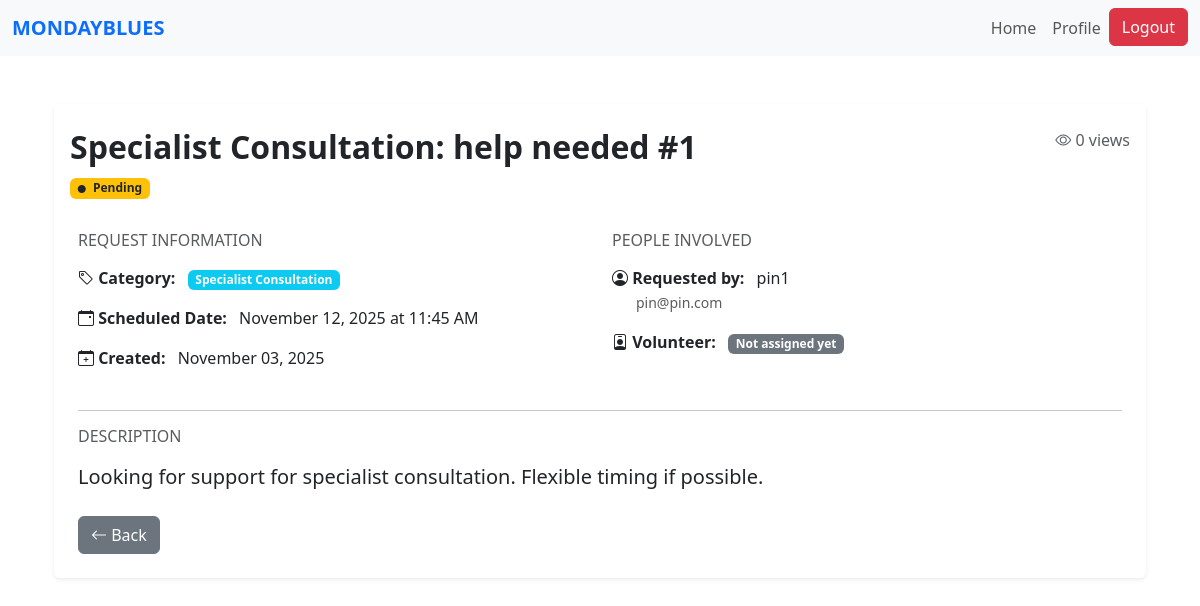
Page /request/2 (signed in) on the committed database.
### website/models.py (models this page shows)
class Request(db.Model):
    id = db.Column(db.Integer, primary_key=True)
    title = db.Column(db.String(150), nullable=False)
    description = db.Column(db.Text, nullable=False)
    category_id = db.Column(db.Integer, db.ForeignKey('category.id'), nullable=False)
    category = db.relationship('Category', backref='requests')
    status = db.Column(db.String(20), default='Pending')  # Pending, Accepted, Completed
    scheduled_datetime = db.Column(db.DateTime, nullable=False)
    view_count = db.Column(db.Integer, default=0)
    date_created = db.Column(db.DateTime, default=datetime.utcnow)
    user_id = db.Column(db.Integer, db.ForeignKey('user.id'), nullable=False)
    volunteer_id = db.Column(db.Integer, db.ForeignKey('volunteer.id'), nullable=True)
    csr_id = db.Column(db.Integer, db.ForeignKey("csr.user_id"), nullable=True)
    user = db.relationship('User', backref=db.backref('requests', lazy=True, cascade='all, delete-orphan'), lazy=True)
    volunteer = db.relationship('Volunteer', backref=db.backref('assigned_requests', lazy=True), lazy=True)

class Category(db.Model):
    id = db.Column(db.Integer, primary_key=True)
    name = db.Column(db.String(100), unique=True, nullable=False)
    description = db.Column(db.String(250))
    date_created = db.Column(db.DateTime, default=datetime.utcnow)

class User(db.Model, UserMixin):
    id = db.Column(db.Integer, primary_key=True)
    name = db.Column(db.String(150))
    email = db.Column(db.String(150), unique=True)
    password = db.Column(db.String(150))
    date_created = db.Column(db.DateTime(timezone=True), default=func.now())
    role = db.Column(db.String(50), default='PIN')
    status = db.Column(db.String(20), default='Pending')  # Pending, Approved, Suspended
    """    total_rating = db.Column(db.Float, default=0)
    num_ratings = db.Column(db.Integer, default=0)

    def update_rating(self, new_rating: float):
        #Update overall CSR rating with a new rating value.
        if self.num_ratings == 0:
            self.total_rating = new_rating
        else:
            self.total_rating = ((self.total_rating * self.num_ratings) + new_rating) / (self.num_ratings + 1)
        self.num_ratings += 1"""

### website/views.py (the view)
@views.route('/request/<int:id>')
@login_required
def view_request(id):
    req = Request.query.get_or_404(id)
    if req.user_id != current_user.id:
        req.view_count += 1
        db.session.commit()
    owner = User.query.get(req.user_id)
    return render_template('view_req.html', req=req, owner=owner)

### website/templates/view_req.html (shortened to what this page needs)
{% extends "base.html" %}
{% block content %}
<div class="container my-5">
    <div class="card shadow-sm border-0">
        <div class="card-header bg-white border-0 pt-4">
            <div class="d-flex justify-content-between align-items-start">
                <div>
                    <h2 class="fw-bold mb-2">{{ req.title }}</h2>
                    <span class="badge
                        {% if req.status == 'Pending' %} bg-warning text-dark
                        {% elif req.status == 'Assigned' %} bg-primary
                        {% elif req.status == 'Accepted' %} bg-info
                        {% elif req.status == 'Completed' %} bg-success
                        {% else %} bg-secondary {% endif %}">
                        <i class="bi bi-circle-fill me-1" style="font-size: 0.5rem;"></i>
                        {{ req.status }}
                    </span>
                </div>
                <div class="text-end">
                    <p class="text-muted mb-0">
                        <i class="bi bi-eye"></i> {{ req.view_count }} views
                    </p>
                </div>
            </div>
        </div>
        <div class="card-body p-4">
            <div class="row mb-4">
                <div class="col-md-6">
                    <h6 class="text-muted text-uppercase mb-3">Request Information</h6>
                    <div class="mb-3">
                        <strong><i class="bi bi-tag"></i> Category:</strong>
                        <span class="badge bg-info ms-2">{{ req.category.name if req.category else req.category }}</span>
                    </div>
                    <div class="mb-3">
                        <strong><i class="bi bi-calendar-event"></i> Scheduled Date:</strong>
                        <span class="ms-2">{{ req.scheduled_datetime.strftime('%B %d, %Y at %I:%M %p') }}</span>
                    </div>
                    <div class="mb-3">
                        <strong><i class="bi bi-calendar-plus"></i> Created:</strong>
                        <span class="ms-2">{{ req.date_created.strftime('%B %d, %Y') }}</span>
                    </div>
                </div>
                <div class="col-md-6">
                    <h6 class="text-muted text-uppercase mb-3">People Involved</h6>
                    <div class="mb-3">
                        <strong><i class="bi bi-person-circle"></i> Requested by:</strong>
                        <span class="ms-2">{{ owner.name }}</span>
                        <br>
                        <small class="text-muted ms-4">{{ owner.email }}</small>
                    </div>
                    {% if req.volunteer %}
                    <div class="mb-3">
                        <strong><i class="bi bi-person-badge"></i> Assigned to:</strong>
                        <span class="ms-2">{{ req.volunteer.user.name }}</span>
                        <br>
                        <small class="text-muted ms-4">
                            {% if req.volunteer.category %}
                                Category: {{ req.volunteer.category.name }}
                            {% endif %}
                        </small>
                    </div>
                    {% else %}
                    <div class="mb-3">
                        <strong><i class="bi bi-person-badge"></i> Volunteer:</strong>
                        <span class="badge bg-secondary ms-2">Not assigned yet</span>
                    </div>
                    {% endif %}
                </div>
            </div>
            <hr>
            <div class="mb-4">
                <h6 class="text-muted text-uppercase mb-3">Description</h6>
                <p class="lead">{{ req.description }}</p>
            </div>
            <div class="d-flex justify-content-between mt-4">
                <a href="javascript:history.back()" class="btn btn-secondary">
                    <i class="bi bi-arrow-left"></i> Back
                </a>
                </div>
            </div>
        </div>
    </div>
</div>
<link rel="stylesheet" href="https://cdn.jsdelivr.net/npm/bootstrap-icons@1.10.0/font/bootstrap-icons.css">
{% endblock %}

### rows in the picture
Request: title "Specialist Consultation: help needed #1", status "Pending", view_count "0", scheduled_datetime "November 12, 2025 at 11:45 AM", date_created "November 03, 2025", description "Looking for support for specialist consultation. Flexible timing if possible."
Category: category "Specialist Consultation"
User: name "pin1", email "pin@pin.com"
